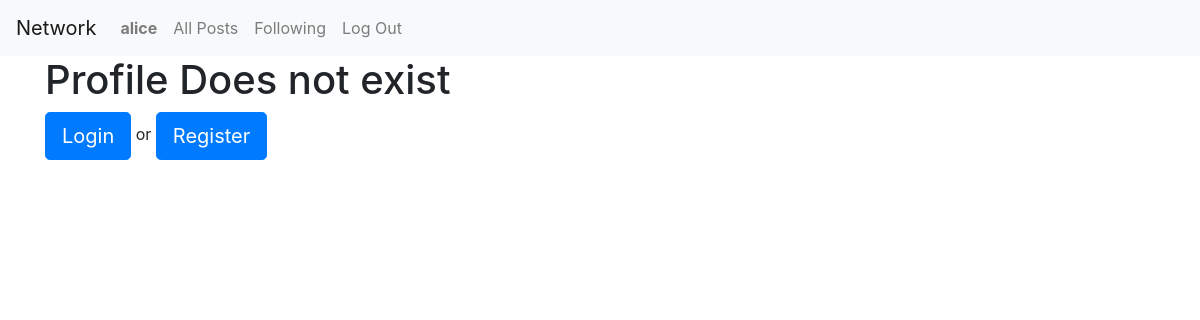
The app's page /profile/1 (signed in), older data.
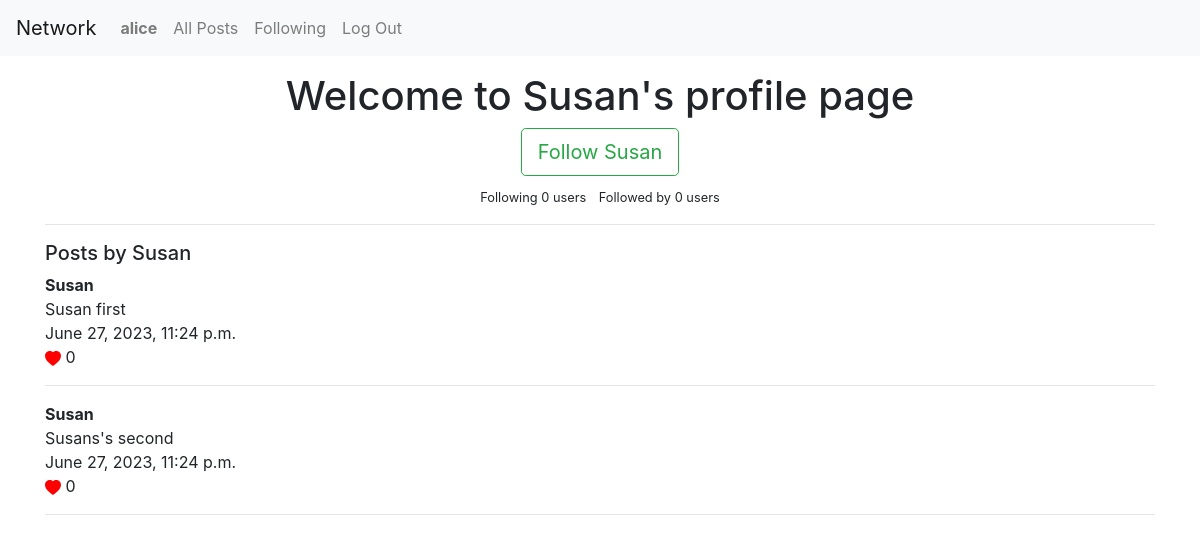
The same page, newer data.
### network/models.py (models this page shows, shortened)
class User(AbstractUser):
    pass

class Profile(models.Model):
    user = models.OneToOneField(User, on_delete=models.CASCADE)
    follows = models.ManyToManyField('self', related_name="followed_by", symmetrical=False, blank=True)
    def create_profile(sender, instance, created, **kwargs):
        if created:
            user_profile = Profile(user=instance)
            user_profile.save()
    post_save.connect(create_profile, sender=User)

class Post(models.Model):
    content = models.TextField(verbose_name='')
    user = models.ForeignKey(User, on_delete=models.CASCADE)
    comment = models.ForeignKey(Comment, on_delete=models.CASCADE, blank=True, null=True)
    pub_date = models.DateTimeField(auto_now_add=True)
    likes = models.ManyToManyField(User, related_name="post_like", blank=True)

### network/views.py (the view, shortened to what this page needs)
# urls.py: path('profile/<int:id>', views.profile, name='profile'),
def profile(request, id):
    if request.user.is_authenticated:
        try:
            profile = Profile.objects.get(id=id)
        except (KeyError, Profile.DoesNotExist):
            return render(request, "network/profile.html", {"error_message":"Error"})
        else:
            user_posts = profile.user.post_set.all()
            following = profile.follows.all()
        return render(request, "network/profile.html", {'profile': profile, 'user_posts': user_posts})

### network/templates/network/profile.html (shortened to what this page needs)
{% extends "network/layout.html" %}
{% load crispy_forms_tags %}
{% block body %}
<div class="container">
    {% if profile %}
        {% if request.user.profile == profile %}
            <h1 class="text-center mt-3">Welcome to your profile page</h1>
        {% else %}
            <h1 class="text-center mt-3">Welcome to {{ profile.user.username }}'s profile page</h1>
            <form method="POST" class="my-2">
                <div class="col text-center">
                {% if profile in request.user.profile.follows.all %}
                <button class="btn btn-outline-danger btn-lg" type="submit" name="follow" value="unfollow">Unfollow {{ profile.user}}</button>
                {% else %}
                <button class="btn btn-outline-success btn-lg" type="submit" name="follow" value="follow">Follow {{ profile.user}}</button>
                {% endif %}
                </div>
            </form>
        {% endif %}
        <div class="text-center">
            <small class="mx-1">Following {{ profile.follows.count }} user{{ profile.follows.count|pluralize}}</small>
            <small class='mx-1'>Followed by {{ profile.followed_by.count }} user{{ profile.followed_by.count|pluralize }}</small>
        </div>
        <hr>
        {% if user_posts %}
            <p class="h5 my-2">Posts by {{ profile.user.username | capfirst}}</p>
            {% for post in user_posts %}
                <p class="m-0 font-weight-bolder">{{ post.user.username }}</p>
                <p class="m-0">{{ post.content }}</p>
                <p class="m-0">{{ post.pub_date }}</p>
                <a href="#" class="m-0">
                    <svg  xmlns="http://www.w3.org/2000/svg" width="16" height="16" fill="red" class="bi bi-heart-fill" viewBox="0 0 16 16">
                        <path fill-rule="evenodd" d="M8 1.314C12.438-3.248 23.534 4.735 8 15-7.534 4.736 3.562-3.248 8 1.314z"/>
                    </svg>
                </a>{{ post.likes.count }}
                <hr>
                {% endfor %}
        {% else %}
            <p class="h5 my-2">{{ profile.user.username|capfirst }} has no posts</p>
        {% endif %}
    {% else %}
        <h1>Profile Does not exist </h1>
        <a class="btn btn-primary btn-lg" href="{% url 'login' %}">Login</a> or <a class="btn btn-primary btn-lg" href="{% url 'register' %}">Register</a>
    {% endif %}
</div>
{% endblock %}

### network/templates/network/layout.html (shortened to what this page needs)
{% load static %}
<!DOCTYPE html>
<html lang="en">
    <head>
        <link rel="stylesheet" href="https://stackpath.bootstrapcdn.com/bootstrap/4.4.1/css/bootstrap.min.css">
        <link href="{% static 'network/styles.css' %}" rel="stylesheet">
    </head>
    <body>
        <nav class="navbar navbar-expand-lg navbar-light bg-light">
            <a class="navbar-brand" href="#">Network</a>
            <div>
              <ul class="navbar-nav mr-auto">
                {% if user.is_authenticated %}
                    <li class="nav-item">
                        <a class="nav-link" href="#"><strong>{{ user.username }}</strong></a>
                    </li>
                {% endif %}
                <li class="nav-item">
                  <a class="nav-link" href="{% url 'index' %}">All Posts</a>
                </li>
                {% if user.is_authenticated %}
                    <li class="nav-item">
                        <a class="nav-link" href="{% url 'following' %}">Following</a>
                    </li>
                    <li class="nav-item">
                        <a class="nav-link" href="{% url 'logout' %}">Log Out</a>
                    </li>
                {% endif %}
              </ul>
            </div>
          </nav>
        <div class="body">
            {% block body %}
            {% endblock %}
        </div>
    </body>
</html>

Row changes from the older to the newer data that the page shows:
added Profile: user.username "Susan", user "Susan", follows.count "0", followed_by.count "0"
added Post: user.username "Susan", content "Susan first", pub_date "June 27, 2023, 11:24 p.m.", likes.count "0"
added Post: user.username "Susan", content "Susans's second", pub_date "June 27, 2023, 11:24 p.m.", likes.count "0"
Text that changed along with them:
text no longer shown: "Profile Does not exist Login or Register"
text now shown: "Welcome to 's profile page Follow Following user Followed by user Posts by"
